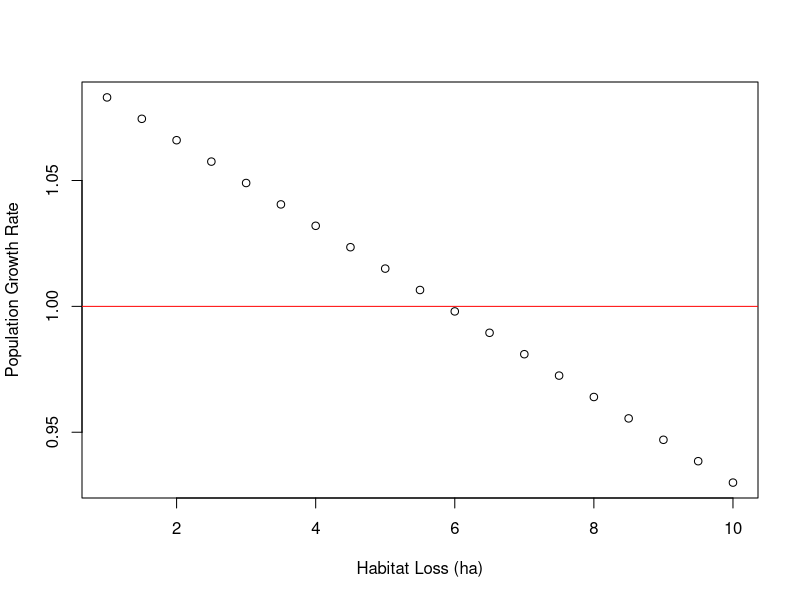

This chart was generated by the following R code:
##  R script to cacluate population growth rate of the greater sage-grouse
##  under different scenarios habitat loss.
##  Our scenarios make the following assumptions:
##    1. Current sage-grouse survival rate (s) is 0.8.
##    2. Current sage-grouse birth rate (b) is 0.3.
##    3. For every hectare of habitat lost, sage-grouse survival drops 1%.
##    4. For every hectare of habitat lost, sage-grouse birth rates drop 3%.
##
##  Author: Andrew Tredennick (atredenn@gmail.com)
##  Date created: November 10, 2016



####  Set initial values
b             <- 0.3                            # per capita birth rate
b_drop        <- 0.03                           # proportion decline in b     
s             <- 0.8                            # per capita survival rate
s_drop        <- 0.01                           # proportion decline in s     
hectares_lost <- seq(1, 10, by=0.5)             # sequence of habitat loss scenarios
lambda        <- numeric(length(hectares_lost)) # empty vector for lambda

####  Loop over `hectares_lost` and calculate lamdas
for(i in 1:length(hectares_lost)){
  tmp_b     <- b - (b * b_drop * hectares_lost[i])
  tmp_s     <- s - (s * s_drop * hectares_lost[i])
  lambda[i] <- tmp_b + tmp_s
}

####  Plot `lambda` as function of `hectares_lost`
plot(hectares_lost, lambda, xlab = "Habitat Loss (ha)", ylab = "Population Growth Rate")
abline(h=1, col="red")